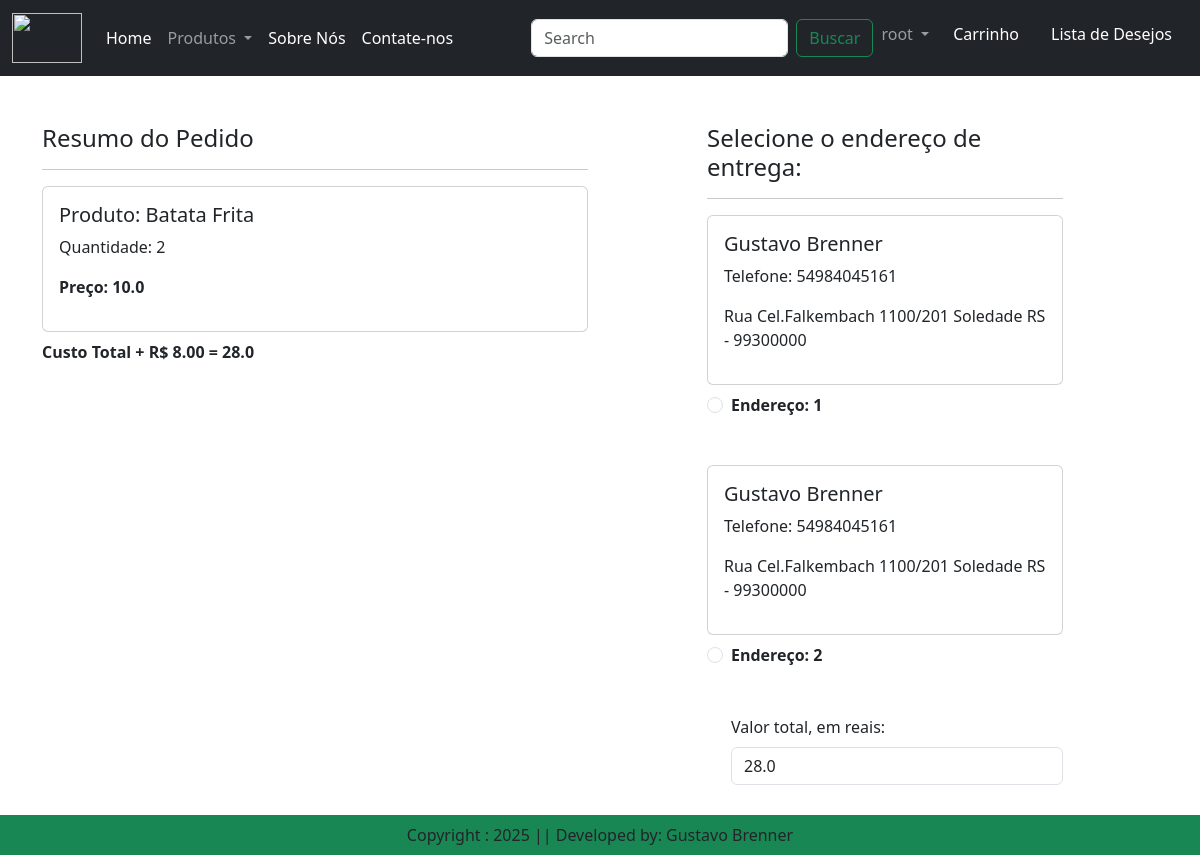
/checkout/ (signed in), run on an earlier commit of the app's database.
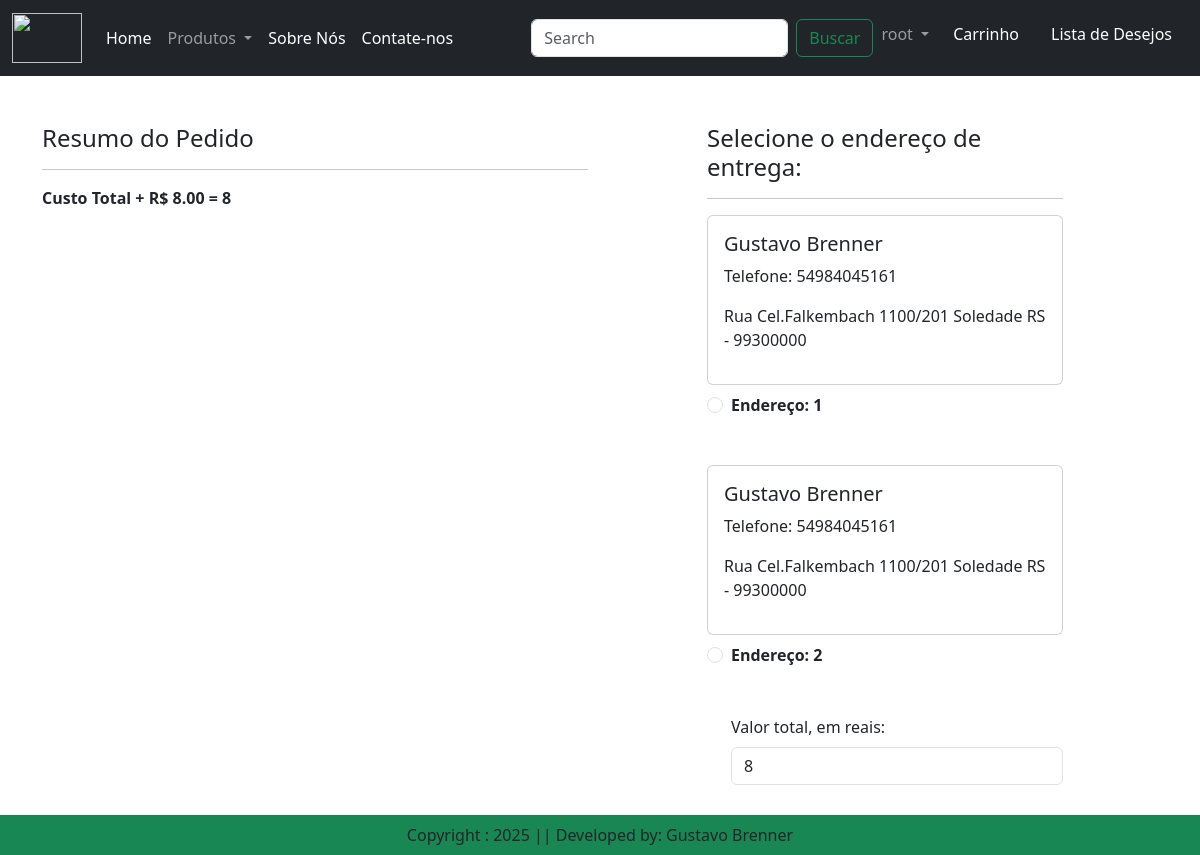
And on a later commit of the database.
### app/models.py (models this page shows, shortened)
class Cart(models.Model):
    user = models.ForeignKey(User, on_delete=models.CASCADE)
    product = models.ForeignKey(Product, on_delete=models.CASCADE)
    quantity = models.PositiveIntegerField(default=1)
    class Meta:
        unique_together = ('user', 'product')

class Product(models.Model):
    title = models.CharField(max_length=100)
    selling_price = models.FloatField()
    discounted_price = models.FloatField()
    description = models. TextField()
    composition = models.TextField(default = '')
    prodapp = models.TextField(default= '')
    category = models.CharField(choices = CATEGORY_CHOICES, max_length=2)
    product_image = models.ImageField(upload_to='product')

class Customer(models.Model):
    user = models.ForeignKey(User, on_delete = models.CASCADE)
    name = models.CharField(max_length = 200)
    locality = models.CharField(max_length=200)
    city = models.CharField(max_length= 50 )
    mobile = models.IntegerField(default=0)
    zipcode = models.IntegerField()
    state = models.CharField(choices=STATE_CHOICES, max_length= 100)

### app/views.py (the view)
# urls.py: path('checkout/', views.checkout.as_view(), name ='checkout'),
class checkout(View):
    def get( self, request):
        user = request.user
        add = Customer.objects.filter(user=user)
        cart_items=Cart.objects.filter(user=user)
        famount=0
        for p in cart_items:
            value = p.quantity * p.product.discounted_price
            famount = famount + value
        totalamount = famount + 8
        return render(request, 'app/checkout.html', locals())

### app/templates/app/checkout.html (shortened to what this page needs)
{% extends 'app/base.html' %}
{% load static %}
{% block main-content %}
<div class="container">
    <div class="row mt-5">
        <div class="col-sm-6">
            <h4>Resumo do Pedido</h4>
            <hr>
            {% for item in cart_items %}
                <div class="card mb-2">
                    <div class="card-body">
                        <h5>Produto: {{item.product.title}}</h5>
                        <p>Quantidade: {{item.quantity}}</p>
                        <p class="fw-bold">Preço: {{item.product.discounted_price}}</p>
                    </div>
                </div>
            {% endfor %}
            <p class = "fw-bold">Custo Total + R$ 8.00 = {{totalamount}}</p>
        </div>
        <div class = "col-sm-4 offset-sm-1">
            <h4>Selecione o endereço de entrega:</h4>
            <hr>
            <form method="post" action="{%url 'place_order'%}" id="myform">
                {% for ad in add %}
                    <div class ="card">
                        <div class = "card-body">
                            <h5>{{ad.name}}</h5>
                            <p>Telefone: {{ad.mobile}} </p>
                            <p> {{ad.locality}} {{ad.city}} {{ad.state}} - {{ad.zipcode}}</p>
                        </div>
                    </div>
                    <div class = "form-check mt-2 mb-5">
                        <input class = "form-check-input" type = "radio" name="custid" id="custadd{{forloop.counter}}" value="{{ad.id}}">
                        <label class = "form-check-label fw-bold" for="custadd{{forloop.counter}}">
                        Endereço: {{forloop.counter}}
                        </label>
                    </div>
                {% endfor %}
                <div class = "form-check mb-3">
                    <label for="totamount" class = "form-label"> Valor total, em reais:</label>
                    <input type = "number" class ="form-control" name ="totamount" value = {{totalamount}} readonly >
                </div>
                <div class="text-end">
                    <button type="submit" class = "btn btn-warning mt-3 px-5 fw-bold">Continuar</button>
                </div>
            </form>
        </div>
    </div>
</div>
{% endblock main-content %}

What changed in the data, as far as the page shows it:
removed Cart: product "Batata Frita", quantity "2", product.discounted_price "10.0"
Also different on the page:
{{ totalamount }}: "28.0" → "8"
form field totamount: "28.0" → "8"
